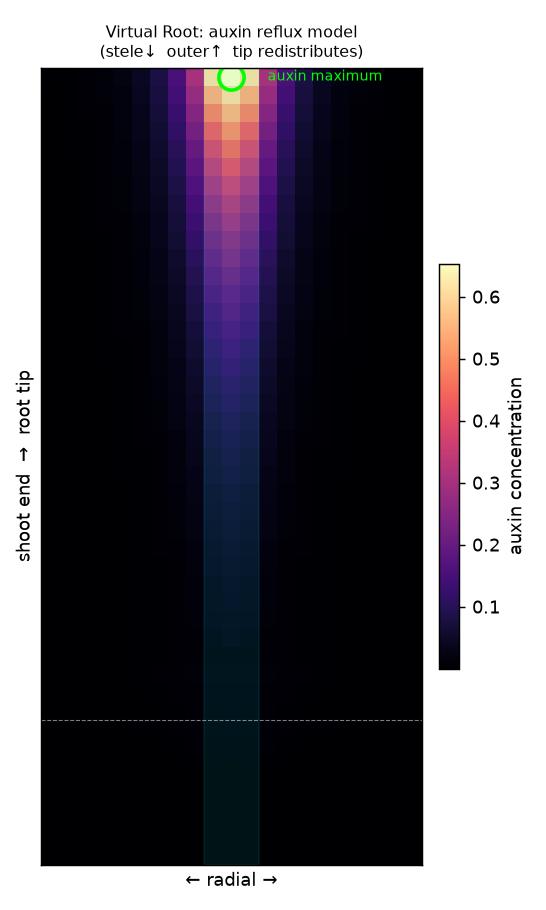

The Python source for this figure:
"""
Virtual Root (open SimuPlant) — MVP kernel.

A cell-grid model of polar auxin transport in the Arabidopsis root tip, after the
Grieneisen et al. (2007) reflux / reverse-fountain model. Each cell exchanges auxin
with its 4 neighbours by:
  - passive diffusion across the membrane (permeability D), and
  - active PIN-mediated efflux (rate p) in a tissue-specific polar direction.
Auxin enters from the shoot end of the stele (source S) and is removed by decay (k).

Goal of this MVP: show that prescribing PIN polarity per tissue layer is sufficient to
self-organise an auxin maximum at the quiescent centre (QC) — the hallmark result.
"""
import numpy as np
import matplotlib.pyplot as plt
from matplotlib.patches import Rectangle

# ---- geometry ----
R, C = 44, 21            # rows (0=shoot end, R-1=tip), cols
c0 = C // 2              # central axis
r_tip = 36               # rows >= r_tip are the tip zone (columella / root cap / QC)
STELE = 1                # stele half-width: |c-c0| <= STELE

# ---- parameters ----
D = 0.20                 # passive permeability (diffusion)
p = 0.70                 # PIN active-transport (efflux) strength
a = 1.20                 # AUX1 active-influx strength (tip trap)
k = 0.02                 # auxin decay rate
S = 0.50                 # auxin influx at the shoot-end source cells
dt = 0.10
STEPS, TOL = 40000, 1e-7

# ---- PIN polarity field: fraction of each cell's PIN on up/down/left/right membrane ----
pin_up = np.zeros((R, C)); pin_dn = np.zeros((R, C))
pin_lf = np.zeros((R, C)); pin_rt = np.zeros((R, C))

for r in range(R):
    for c in range(C):
        in_stele = abs(c - c0) <= STELE
        if r < r_tip:
            if in_stele:
                pin_dn[r, c] = 1.0          # stele pumps auxin rootward (down)
            else:
                pin_up[r, c] = 1.0          # outer layers pump auxin shootward (up & out)
        else:                                # tip zone (columella / root cap)
            if in_stele:                     # columella below QC: reflect auxin UP toward QC,
                pin_up[r, c] = 0.8           # leaking a little laterally to the cap
                pin_lf[r, c] = pin_rt[r, c] = 0.1
            else:                            # lateral root cap: return auxin shootward
                pin_up[r, c] = 1.0

# ---- AUX1 influx field: high in the tip (columella + root cap) to trap auxin there ----
aux1 = np.zeros((R, C))
aux1[r_tip:, :] = 1.0                 # tip zone traps auxin (the QC auxin maximum)
aux1[r_tip - 3:r_tip, :] = 0.5        # graded just above the tip

# ---- source (shoot-derived auxin enters top of stele) ----
prod = np.zeros((R, C))
prod[0, c0 - STELE:c0 + STELE + 1] = S

# ---- integrate to steady state ----
A = np.zeros((R, C))
for step in range(STEPS):
    # vertical net flow from (r,c) -> (r+1,c)
    Tv = (D * (A[:-1, :] - A[1:, :])
          + p * pin_dn[:-1, :] * A[:-1, :]
          - p * pin_up[1:, :] * A[1:, :]
          + a * aux1[1:, :] * A[:-1, :]          # AUX1 in lower cell pulls auxin down
          - a * aux1[:-1, :] * A[1:, :])         # AUX1 in upper cell pulls auxin up
    # horizontal net flow from (r,c) -> (r,c+1)
    Th = (D * (A[:, :-1] - A[:, 1:])
          + p * pin_rt[:, :-1] * A[:, :-1]
          - p * pin_lf[:, 1:] * A[:, 1:]
          + a * aux1[:, 1:] * A[:, :-1]          # AUX1 in right cell pulls auxin right
          - a * aux1[:, :-1] * A[:, 1:])         # AUX1 in left cell pulls auxin left
    dA = prod - k * A
    dA[:-1, :] -= Tv; dA[1:, :] += Tv
    dA[:, :-1] -= Th; dA[:, 1:] += Th
    # open-boundary active efflux: auxin pumped toward a domain edge leaves the system
    dA[0, :]  -= p * pin_up[0, :]  * A[0, :]
    dA[-1, :] -= p * pin_dn[-1, :] * A[-1, :]
    dA[:, 0]  -= p * pin_lf[:, 0]  * A[:, 0]
    dA[:, -1] -= p * pin_rt[:, -1] * A[:, -1]
    A += dt * dA
    if step % 200 == 0 and np.max(np.abs(dA)) < TOL:
        break

# ---- report ----
qc_r, qc_c = np.unravel_index(np.argmax(A), A.shape)
print(f"converged at step {step}")
print(f"auxin max = {A.max():.3f} at (row={qc_r}, col={qc_c}); axis col={c0}, tip starts row {r_tip}")
print(f"max is in the tip zone: {qc_r >= r_tip - 1}; on the central axis: {abs(qc_c - c0) <= STELE}")

# ---- visualise ----
fig, ax = plt.subplots(figsize=(4.2, 7))
im = ax.imshow(A, cmap="magma", origin="upper", aspect="equal")
ax.axvspan(c0 - STELE - 0.5, c0 + STELE + 0.5, color="cyan", alpha=0.08)
ax.axhline(r_tip - 0.5, color="white", lw=0.6, ls="--", alpha=0.5)
ax.plot(qc_c, qc_r, "o", mfc="none", mec="lime", ms=14, mew=2)
ax.annotate("auxin maximum", (qc_c, qc_r), (qc_c + 2, qc_r),
            color="lime", fontsize=8, va="center")
ax.set_title("Virtual Root: auxin reflux model\n(stele↓  outer↑  tip redistributes)", fontsize=9)
ax.set_xlabel("← radial →"); ax.set_ylabel("shoot end  →  root tip")
ax.set_xticks([]); ax.set_yticks([])
fig.colorbar(im, ax=ax, fraction=0.046, pad=0.04, label="auxin concentration")
fig.tight_layout()
out = __file__.replace("auxin_reflux.py", "auxin_reflux.png")
fig.savefig(out, dpi=130)
print("saved", out)
